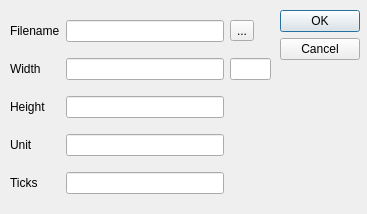
<?xml version="1.0" encoding="UTF-8"?>
<ui version="4.0">
 <class>dialogRuler</class>
 <widget class="QDialog" name="dialogRuler">
  <property name="geometry">
   <rect>
    <x>0</x>
    <y>0</y>
    <width>367</width>
    <height>214</height>
   </rect>
  </property>
  <property name="windowTitle">
   <string>Ruler</string>
  </property>
  <widget class="QWidget" name="gridLayoutWidget">
   <property name="geometry">
    <rect>
     <x>10</x>
     <y>10</y>
     <width>261</width>
     <height>196</height>
    </rect>
   </property>
   <layout class="QGridLayout" name="gridLayout">
    <item row="1" column="0">
     <widget class="QLabel" name="label">
      <property name="text">
       <string>Width</string>
      </property>
     </widget>
    </item>
    <item row="2" column="0">
     <widget class="QLabel" name="label_2">
      <property name="text">
       <string>Height</string>
      </property>
     </widget>
    </item>
    <item row="3" column="0">
     <widget class="QLabel" name="label_3">
      <property name="text">
       <string>Unit</string>
      </property>
     </widget>
    </item>
    <item row="0" column="0">
     <widget class="QLabel" name="label_4">
      <property name="text">
       <string>Filename</string>
      </property>
     </widget>
    </item>
    <item row="4" column="0">
     <widget class="QLabel" name="label_5">
      <property name="text">
       <string>Ticks</string>
      </property>
     </widget>
    </item>
    <item row="1" column="2">
     <widget class="QLineEdit" name="lineRulerWidth">
      <property name="alignment">
       <set>Qt::AlignRight|Qt::AlignTrailing|Qt::AlignVCenter</set>
      </property>
     </widget>
    </item>
    <item row="0" column="2">
     <widget class="QLineEdit" name="lineRulerFileName">
      <property name="alignment">
       <set>Qt::AlignLeading|Qt::AlignLeft|Qt::AlignVCenter</set>
      </property>
     </widget>
    </item>
    <item row="2" column="2">
     <widget class="QLineEdit" name="lineRulerHeight">
      <property name="alignment">
       <set>Qt::AlignRight|Qt::AlignTrailing|Qt::AlignVCenter</set>
      </property>
     </widget>
    </item>
    <item row="3" column="2">
     <widget class="QLineEdit" name="lineRulerUnit">
      <property name="alignment">
       <set>Qt::AlignRight|Qt::AlignTrailing|Qt::AlignVCenter</set>
      </property>
     </widget>
    </item>
    <item row="4" column="2">
     <widget class="QLineEdit" name="lineRulerUnitTicks">
      <property name="alignment">
       <set>Qt::AlignRight|Qt::AlignTrailing|Qt::AlignVCenter</set>
      </property>
     </widget>
    </item>
    <item row="1" column="3">
     <widget class="QLineEdit" name="lineRulerWidthUnit">
      <property name="maximumSize">
       <size>
        <width>41</width>
        <height>16777215</height>
       </size>
      </property>
      <property name="alignment">
       <set>Qt::AlignRight|Qt::AlignTrailing|Qt::AlignVCenter</set>
      </property>
     </widget>
    </item>
    <item row="0" column="3">
     <widget class="QToolButton" name="lineRulerFileNameSelectButton">
      <property name="text">
       <string>...</string>
      </property>
     </widget>
    </item>
   </layout>
  </widget>
  <widget class="QWidget" name="verticalLayoutWidget">
   <property name="geometry">
    <rect>
     <x>280</x>
     <y>10</y>
     <width>87</width>
     <height>105</height>
    </rect>
   </property>
   <layout class="QVBoxLayout" name="verticalLayout">
    <item>
     <widget class="QDialogButtonBox" name="buttonBox">
      <property name="orientation">
       <enum>Qt::Vertical</enum>
      </property>
      <property name="standardButtons">
       <set>QDialogButtonBox::Cancel|QDialogButtonBox::Ok</set>
      </property>
     </widget>
    </item>
   </layout>
  </widget>
 </widget>
 <resources/>
 <connections>
  <connection>
   <sender>buttonBox</sender>
   <signal>accepted()</signal>
   <receiver>dialogRuler</receiver>
   <slot>accept()</slot>
   <hints>
    <hint type="sourcelabel">
     <x>248</x>
     <y>254</y>
    </hint>
    <hint type="destinationlabel">
     <x>157</x>
     <y>274</y>
    </hint>
   </hints>
  </connection>
  <connection>
   <sender>buttonBox</sender>
   <signal>rejected()</signal>
   <receiver>dialogRuler</receiver>
   <slot>reject()</slot>
   <hints>
    <hint type="sourcelabel">
     <x>316</x>
     <y>260</y>
    </hint>
    <hint type="destinationlabel">
     <x>286</x>
     <y>274</y>
    </hint>
   </hints>
  </connection>
 </connections>
</ui>
